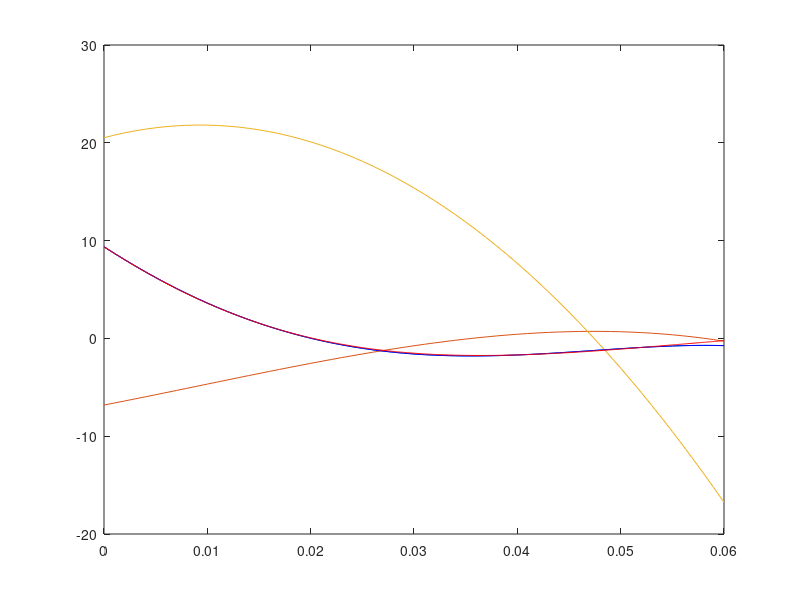

Write MATLAB code to recreate this figure.
clear all;

a = -1.25e06;
b = 4.646e04;
c = 1.026e04;
d = -681.3;
e = 9.368;
kp = -3164;
kd = -64.28;
ks = 4214.3;
endTime = 0.06;

times = 0 : 0.001 : endTime;
count = size(times, 2);
for i = 1 : count
    t = times(i);
    x(i) = a * t^4 + b * t^3 + c * t^2 + d * t + e;
    xdot(i) = 4 * a * t^3 + 3 * b * t^2 + 2 * c * t + d;
    xddot(i) = 12 * a * t^2 + 6 * b * t + 2 * c;
    
end
plot(times, x, times, xdot / 100, times, xddot / 1000);
% plot(x, xddot);
timeStep = 0.0001;
newTimes = 0 : timeStep : endTime;
count = size(newTimes, 2);
recoveredXDot(1) = xdot(1);
recoveredX(1) = x(1);

for i = 2 : count
    sgn = 1;
%     ;-recoveredXDot(i - 1) / abs(recoveredXDot(i - 1));
    recoveredAcc = kp * recoveredX(i - 1) + kd * recoveredXDot(i - 1) + sgn * ks;
    recoveredXDot(i) = recoveredXDot(i - 1) + timeStep * recoveredAcc;
    recoveredX(i) = recoveredX(i - 1) + timeStep * recoveredXDot(i);
end
hold on;
plot(times, x, 'b');
plot(newTimes, recoveredX, 'r');


